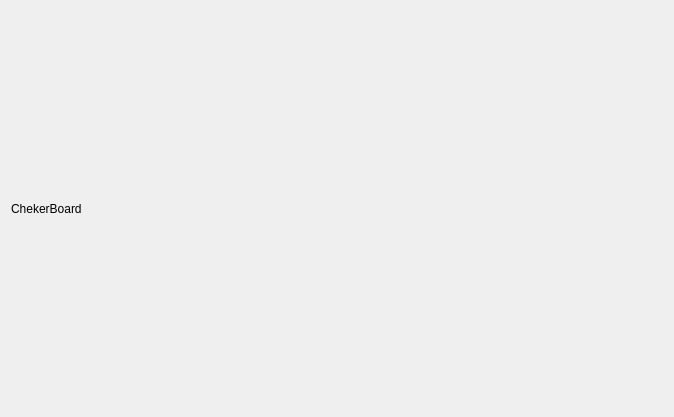
<?xml version="1.0" encoding="UTF-8"?>
<ui version="4.0">
 <class>Form_projector</class>
 <widget class="QWidget" name="Form_projector">
  <property name="geometry">
   <rect>
    <x>0</x>
    <y>0</y>
    <width>674</width>
    <height>417</height>
   </rect>
  </property>
  <property name="windowTitle">
   <string>Form</string>
  </property>
  <layout class="QGridLayout" name="gridLayout">
   <item row="0" column="0">
    <widget class="QLabel" name="label">
     <property name="text">
      <string>ChekerBoard</string>
     </property>
     <property name="scaledContents">
      <bool>true</bool>
     </property>
    </widget>
   </item>
  </layout>
 </widget>
 <resources/>
 <connections/>
</ui>
